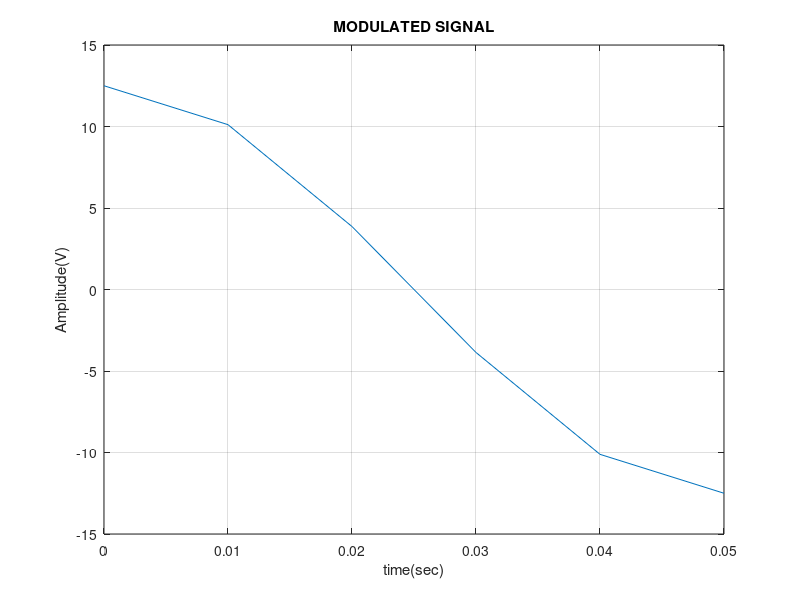
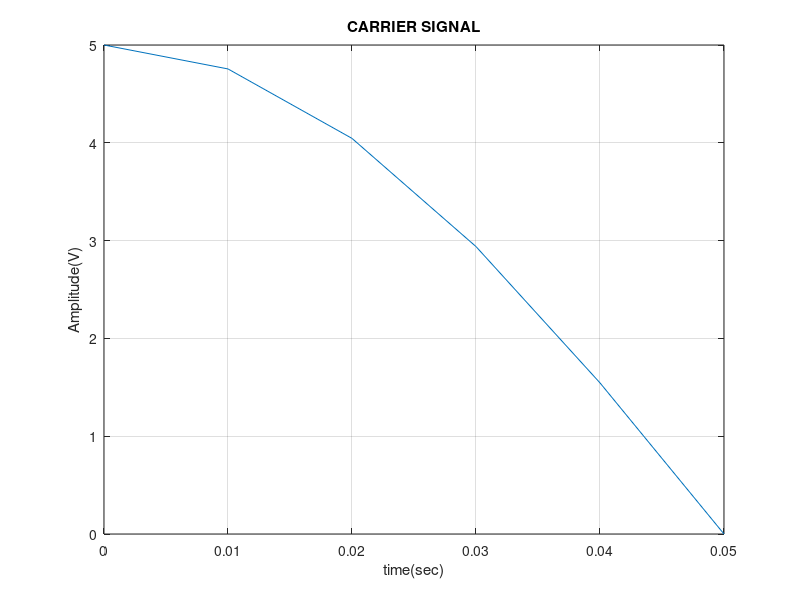
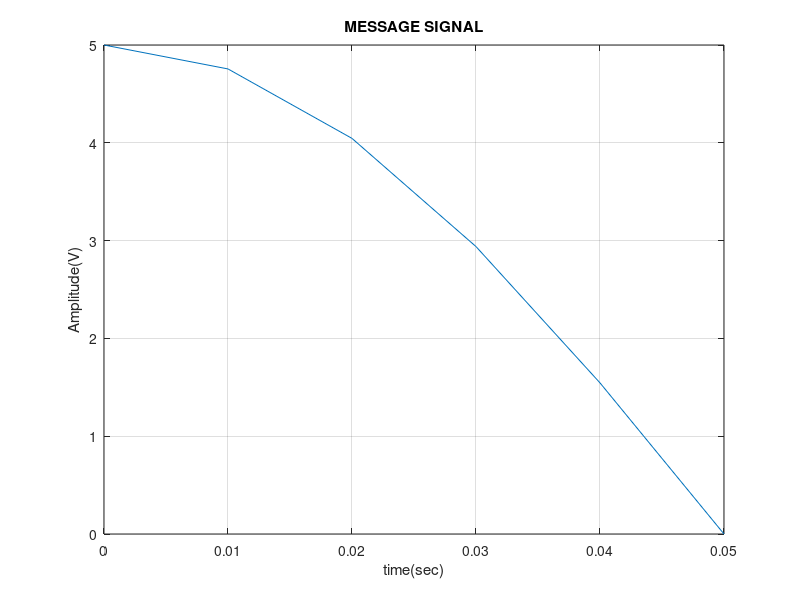

These charts were generated, in order, by the following MATLAB code:
%CODE FOR SINGLE SIDE BAND SUPRESSED CAREER(SSB-SC)


clc;
clear all;
close all;

%INPUTS
Ac=input('Enter the amplitude of carrier signal :');
fc=input('Enter the frequency of carrier signal :');
Am=input('Enter the amplitude of message signal :');
fm=input('Enter the frequency of message signal :');

interval=(1/(20*fc));%interval steps
end_t=0.05;%ending time
t=0:interval:end_t; %time(fs>>2fm) by sampling theorem 

%signals
m_t=Am*cos(2*pi*fm*t);%message signal
c_t=Ac*cos(2*pi*fc*t);%career signal
s_t=(Am*Ac/2)*cos(2*pi*(fc+fm)*t);%MODULATED SIGNAL


%PLOTS

figure(1)
plot(t,s_t)
grid on
xlabel('time(sec)')
ylabel('Amplitude(V)')
title('MODULATED SIGNAL')


figure(2)
plot(t,c_t)
grid on
xlabel('time(sec)')
ylabel('Amplitude(V)')
title('CARRIER SIGNAL')


figure(3)
plot(t,m_t)
grid on
xlabel('time(sec)')
ylabel('Amplitude(V)')
title('MESSAGE SIGNAL')